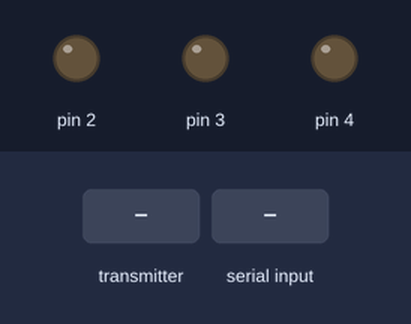
This sketch was run on a simulated Arduino Uno, built with avr-gcc and run on an emulated ATmega328P. On the bench: output pins drawn as LEDs (lit = HIGH). Dashed ring = blinking. The test bench sets the inputs (shaded band). No radio packets arrive unless stated; what the sketch prints to the serial monitor is not drawn.

Above: at 1.2 s.
1.3 s: the transmitter starts sending text = 0
At 1.4 s:
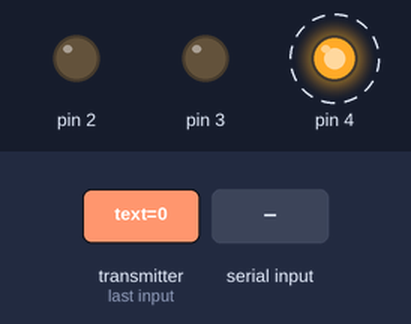
4.3 s: byte 30 received over Serial
At 4.6 s:
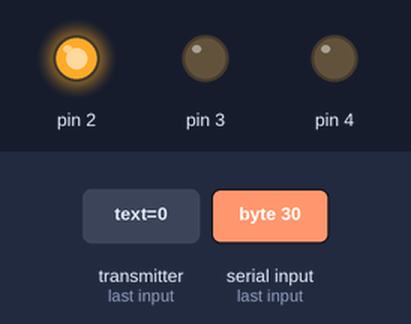
Timing chart, 0 to 14.3 s (numbered marks = the images above; inputs shaded):
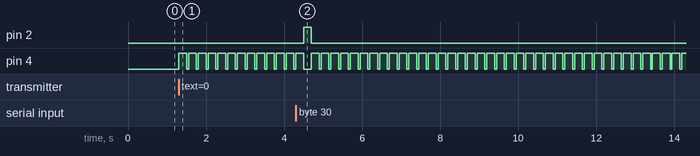

Measured:
- after the input at 1.3 s, pin 4: alternates HIGH for 0.20 s and LOW for 0.05 s, starting at once
- after the input at 4.3 s, pin 2: LOW → HIGH after 0.20 s, → LOW 0.20 s later

The sketch:

pcReciver.ino
```cpp
#include <Thread.h>
#include <ThreadController.h>

#include <SPI.h>
#include <nRF24L01.h>
#include <RF24.h>


RF24 radio(9, 10);
const byte addresses[][6] = {"00001", "00002"};
uint8_t unitAdress = 0;

// ThreadController that will controll all threads with multi threhads
ThreadController controll = ThreadController();
Thread radioListenerThread = Thread();
Thread computerListenerThread = Thread();

bool wasActivated = false;

void setup() {
  pinMode(2, OUTPUT);
  pinMode(3, OUTPUT);
  pinMode(4, OUTPUT);
  Serial.begin(9600);
  radio.begin();
  // Configure Threads
  radioListenerThread.onRun(chackRadioForInput);
  radioListenerThread.setInterval(50);

  computerListenerThread.onRun(chackComputerForInput);
  computerListenerThread.setInterval(50);

  // Adds both threads to the controller
  controll.add(&radioListenerThread);
  controll.add(&computerListenerThread);
}
void chackRadioForInput() {

  /// Reading from pipe
  radio.openReadingPipe(1, addresses[0]);
  radio.startListening();
  if (radio.available())
  {
    digitalWrite(4, HIGH);
    uint32_t text = {0};
    radio.read(&text, sizeof(text));
    sendMsgToComputer(text);
    delay(200);
    digitalWrite(4, LOW);
  }
}
void chackComputerForInput() {

  if (Serial.available()) {

    digitalWrite(2, HIGH);
    uint32_t msg = getMsgFromSerial();;
    sendMsgToRadio(msg);
    delay(200);
    digitalWrite(2, LOW);

  }
}


uint32_t getMsgFromSerial() {
  byte buffer[sizeof(uint32_t)] = {0};
  uint32_t count = 0, msg = 0;
  while (0 < Serial.available()) buffer[count++] = Serial.read();
  msg = (*(uint32_t*)buffer);
  return msg;
}

/// To Fill Daniel
void sendMsgToComputer(uint32_t msg) {
  Serial.write((byte*)&msg, sizeof(msg));
//  Serial.flush();
}

/// To Fill by michael
void sendMsgToRadio(uint32_t msg) {
  radio.openWritingPipe(addresses[0]);
  radio.stopListening();
  radio.write(&msg, sizeof(msg));
}


/// nothing to do here yet, just calling thred
// handeller to run all thredes
void loop() {
  controll.run();
}
```
